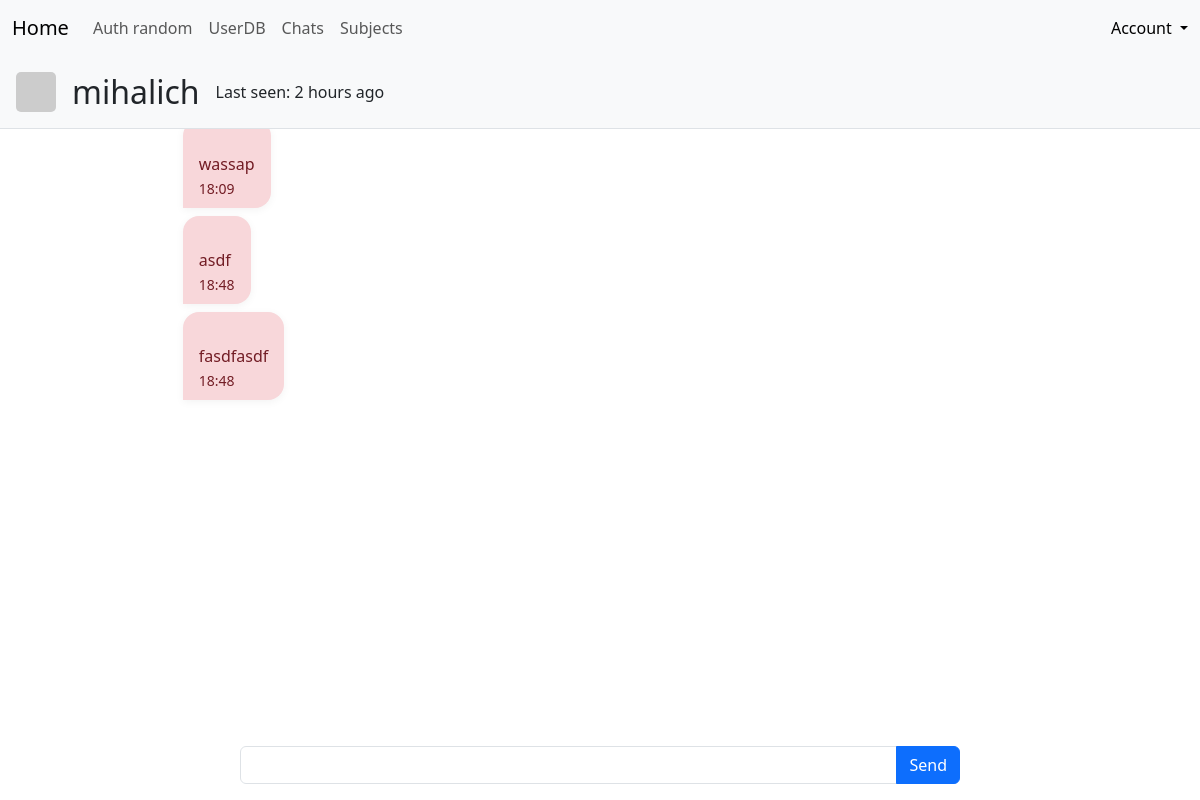
Screenshot of /messenger/chat/2 (signed in) with the database file from the repository.
### app/models.py (models this page shows, shortened)
class User(db.Model, UserMixin):
    __tablename__ = 'users'
    id = db.Column(db.Integer, primary_key=True)
    username = db.Column(db.String(80), unique=True, nullable=False)
    first_name = db.Column(db.String(80), nullable=False)
    last_name = db.Column(db.String(80), nullable=False)
    email = db.Column(db.String(120), unique=True, nullable=False)
    about_me = db.Column(db.Text())
    password_hash = db.Column(db.String(128))
    role_id = db.Column(db.Integer, db.ForeignKey('roles.id'))
    last_seen = db.Column(db.DateTime(), default=datetime.now)
    @property
    def password(self):
        raise AttributeError('password is not a readable attribute')
    def ping(self):
        self.last_seen = datetime.now()
        db.session.add(self)
        db.session.commit()
    def gravatar(self, size=100, default='identicon', rating='g'):
        url = 'https://secure.gravatar.com/avatar'
        hash = hashlib.md5(self.email.lower().encode('utf-8')).hexdigest()
        '''&s={size}&d={default}&r={rating}'''
        return f'{url}/{hash}?s={size}&d={default}&r={rating}'

class Message(db.Model):
    __tablename__ = 'messages'
    id = db.Column(db.Integer, primary_key=True)
    content = db.Column(db.Text, nullable=False)
    timestamp = db.Column(db.DateTime, default=datetime.now())
    sender_id = db.Column(db.Integer, db.ForeignKey('users.id'))
    room_id = db.Column(db.Integer, db.ForeignKey('chat_rooms.id'))
    sender = db.relationship('User', backref='messages')
    room = db.relationship('ChatRoom', backref='messages')

### app/messenger/views.py (the view, shortened to what this page needs)
@mess.route('/chat/<int:room_id>', methods=['GET', 'POST'])
@login_required
def chat_room(room_id):
    room = ChatRoom.query.get(room_id)
    messages = Message.query.filter_by(room_id=room.id).order_by(Message.timestamp.asc()).all()
    form = MessageForm()
    companion = None
    if room and room.is_private:
        members = [u for u in room.members if u.id != current_user.id]
        if members:
            companion = members[0]
    return render_template('mess/chat_room.html', room=room, messages=messages, form=form, companion=companion)

### app/messenger/forms.py
class MessageForm(FlaskForm):
    content = StringField('Message', validators=[
        DataRequired(),
        Length(min=1, max=1000, message='The message is too long')
    ])
    submit = SubmitField('Send')

### app/auth/views.py (called while the page is built)
@auth.before_app_request
def before_request():
    if current_user.is_authenticated:
        current_user.ping()

### app/models.py (called while the page is built)
@login_manager.user_loader
def load_user(user_id):
    return db.session.get(User, user_id)

### app/templates/mess/chat_room.html (shortened to what this page needs)
{% extends "base.html" %}
{% block page_content %}
<div class="chat-header d-flex align-items-center gap-3">
    {% if companion %}
        <img class="thumbnail" style="border-radius: 5px; width:40px; height:40px;" src="{{companion.gravatar(size=40)}}">
        <h2 class="mb-0">{{ companion.username }}</h2>
        <p class="mb-0"> Last seen: <span class="last-seen" data-datetime="{{ companion.last_seen.isoformat() }}"></span></p>
    {% else %}
        <h2 class="mb-0">{{ room.name or "Private Chat" }}</h2>
    {% endif %}
</div>
<div id="messages">
  {% for msg in messages %}
    {% if current_user==msg.sender %}
            <div class="message-current">
                {{ msg.content }}
                <small>{{ msg.timestamp.strftime('%H:%M') }}</small>
            </div>
    {% else %}
            <div class="message-other">
                {{ msg.content }}
                <small>{{ msg.timestamp.strftime('%H:%M') }}</small>
            </div>
    {% endif %}
  {% endfor %}
</div>
<div class="site-container">
  <form method="POST" class="sticky-chat-form">
    <div class="input-group flex-nowrap">
      {{ form.content(rows=3, class_="form-control") }}
      {{ form.submit(class_="btn btn-primary") }}
    </div>
  </form>
</div>
{% endblock %}

### app/static/styles.css (style rules this page uses)
.site-container { max-width: 60vw; min-width: 320px; margin-left: auto; margin-right: auto; padding-left: 1rem; padding-right: 1rem; box-sizing: border-box; }
@media (max-width: 80rem) { .site-container { max-width: 100vw; min-width: 0; padding-left: 0.25rem; padding-right: 0.25rem; } }
.sticky-chat-form { position: fixed; bottom: 0; left: 0; width: 100vw; z-index: 100; padding: 1rem 0; max-width: 60vw; min-width: 320px; margin-left: auto; margin-right: auto; left: 0; right: 0; }
#messages { display: flex; flex-direction: column; gap: 0.5rem; min-height: 60vh; margin-top: 0; margin-bottom: 4rem; }
.message-other { align-self: flex-start; background: #f8d7da; color: #721c24; border-radius: 1rem 1rem 1rem 0; padding: 0.5rem 1rem; max-width: 60%; box-shadow: 0 2px 8px rgba(0,0,0,0.05); margin-right: 20%; word-break: break-word; overflow-wrap: break-word; white-space: pre-line; }
.chat-header { text-align: center; position: fixed; top: 56px; left: 0; width: 100vw; z-index: 1040; background: #f8f9fa; border-bottom: 1px solid #dee2e6; padding: 1rem; }

### rows the page displays
User: username "mihalich"
Message: content "wassap", timestamp "18:09"
Message: content "asdf", timestamp "18:48"
Message: content "fasdfasdf", timestamp "18:48"
